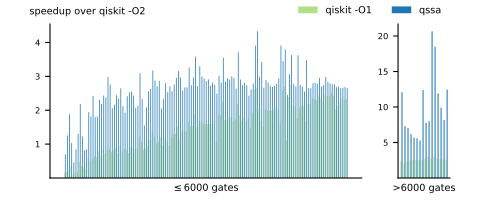

Here is the Python script that generated this plot:
#!/usr/bin/env python
# coding: utf-8

import os
import os.path
import sys
import copy
import math

import matplotlib
import matplotlib.pyplot as plt
import numpy as np
import json

LABEL_FONT_SIZE = 7
TICK_FONT_SIZE = 6

# Use TrueType fonts instead of Type 3 fonts
# Type 3 fonts embed bitmaps and are not allowed in camera-ready submissions
# for many conferences. TrueType fonts look better and are accepted.
matplotlib.rcParams['pdf.fonttype'] = 42
matplotlib.rcParams['ps.fonttype'] = 42

matplotlib.rcParams['figure.figsize'] = 5, 2

def log(*args, **kwargs):
    print(*args, file=sys.stderr, **kwargs)

# Color palette
light_gray = "#cacaca"
dark_gray = "#827b7b"
light_blue = "#a6cee3"
dark_blue = "#1f78b4"
light_green = "#b2df8a"
dark_green = "#33a02c"
light_red = "#fb9a99"
dark_red = "#e31a1c"

# math
lg2 = lambda n: math.log(n, 2)


rawdata = None # raw data
with open("./gate-count-bench.json", "r") as f:
    rawdata = json.load(f)
assert rawdata is not None

INF = 10**9
class PlotDatum:
    def __init__(self, label, kind, stats, idx):
        self.label = label # testname
        self.kind = kind # default, qiskit, qssa, zx
        self.idx = idx
        if 'ops' not in stats or 'depth' not in stats:
            print(f'> INVALID {label}::{kind} : {stats}')
            self.gates = {}
            self.cx = -1
            self.u = -1
            self.single_qubit = -1
            self.depth = -1
            self.tot = -1
            self.time = stats.get('time', -1)
        else:
            gates = stats['ops']
            self.gates = copy.deepcopy(gates) # gates dict: {<gate>: <count>, ...}
            self.cx = gates.get("cx", 0)
            self.u = gates.get("u", 0) + gates.get("u3", 0)
            self.single_qubit = 0
            for gate in "h x y z rx ry rz s sdg t tdg u u1 u2 u3".split():
                self.single_qubit += gates.get(gate, 0)
            self.depth = stats['depth']
            self.tot = sum([gates[g] for g in gates])
            self.time = stats['time']
            if kind == 'qssa_full':
                self.time -= stats['passes']['Inliner']

    def __lt__(self, other):
        return self.tot < other.tot
class FullData:
    def __init__(self, test, stats, idx):
        self.test = test
        self.idx = idx
        self.data = dict()
        for kind in rawdata[test]:
            self.data[kind] = PlotDatum(test, kind, stats[kind], idx)
    def __lt__(self, other):
        lv = self.data['default'].tot
        rv = other.data['default'].tot
        if lv != rv: return lv < rv
        lv = self.data['default'].depth
        rv = self.data['default'].depth
        if lv != rv: return lv < rv
        return True
    def hasKind(self, k):
        return k in self.data
    def getKind(self, k):
        return self.data[k]

plotdata = []
plotdata_routing = []
pidx = 0
for test in rawdata:
    pidx += 1
    data = FullData(test, rawdata[test], pidx)
    if test.find('onlyCX') >= 0:
        plotdata_routing.append(data)
    else:
        plotdata.append(data)


plotdata.sort()

#### PLOTTING-CODE
log(">> Plotting [%d] test cases..."% (len(plotdata)))


fig, axs = plt.subplots(1, 2, figsize=(15,10), gridspec_kw={'width_ratios': [6,1], 'wspace': 0.20, 'left':0.10})
for plot_idx in [0, 1]:
    ax = axs[plot_idx]
    if plot_idx == 0:
        to_plot = plotdata[:133]
    else:
        to_plot = plotdata[133:]

    lo, hi = 10**9, -1
    for p in to_plot:
        lo = min(lo, p.getKind('default').tot)
        hi = max(hi, p.getKind('default').tot)
    log(f">> Plot {plot_idx}: range = ({lo}, {hi})")
    xs = np.arange(len(to_plot))
    width = 0.35
    for idx, kind in enumerate(['qiskit_lev1', 'qssa_full']):
        ratio = lambda p: p.getKind(kind).time
        # ratio = lambda p: math.log(p.getKind(kind).time * 1000)
        # ratio = lambda p: p.getKind(kind).time / p.getKind(kind).tot
        # ratio = lambda p:  p.getKind('default').tot/p.getKind(kind).time
        #ratio = lambda p: p.getKind(kind).time / p.getKind('qiskit_lev3').time
        ratio = lambda p: p.getKind('qiskit_lev2').time / p.getKind(kind).time

        for p in to_plot:
            if ratio(p)>1 and kind == 'qssa_full':
                #log(p.test)
                #log(json.dumps(rawdata[p.test], indent=2))
                pass
        col = None
        label = None
        if kind == 'qiskit_lev1':
            col = light_green
            label = 'qiskit -O1'
        if kind == 'qiskit_lev2':
            col = dark_green
            label = 'qiskit -O2'
        if kind == 'qiskit_lev3':
            col = light_blue
            label = 'qiskit -O3'
        if kind == 'qssa_full':
            col = dark_blue
            label = 'qssa'
        rects1 = ax.bar(xs + ((idx + 1) * 1 * width), [ratio(p) for p in to_plot], width, label=label, color=col)

    ax.spines['right'].set_visible(False)
    ax.spines['top'].set_visible(False)

    if plot_idx == 1: # only for right side
        ax.legend(ncol=100, frameon=False, loc='lower right', bbox_to_anchor=(0, 1, 1, 0), fontsize=LABEL_FONT_SIZE)
        ax.set_yticks([5,10,15,20])
    else: # only for left side
        ax.set_ylabel('speedup over qiskit -O2', rotation='horizontal', position = (1, 1.05),
            horizontalalignment='left', verticalalignment='bottom', fontsize=LABEL_FONT_SIZE)
        ax.set_yticks([1,2,3,4])

    ax.set_xticks([])
    ax.tick_params(axis='y', labelsize=TICK_FONT_SIZE)
    ax.set_xlabel(['$\\leq$6000 gates', '>6000 gates'][plot_idx], fontsize=LABEL_FONT_SIZE)


fig.set_size_inches(5,2)
fig.tight_layout()
filename = os.path.basename(__file__).replace(".py", ".pdf")
fig.savefig(filename)
